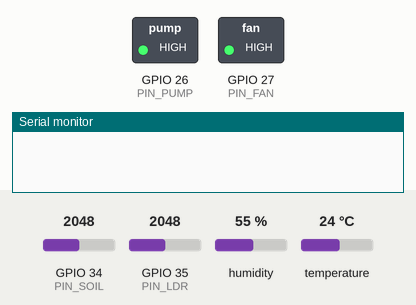
Recording of a sketch running on a simulated ESP32. Shown: switched loads named in the sketch (green lamp = pin HIGH), the last lines printed to the serial monitor. The test bench sets the inputs (shaded band); at power-on: temperature 24 °C, GPIO 34 (PIN_SOIL) = 2048, GPIO 35 (PIN_LDR) = 2048, humidity 55 %. WiFi joins after 1.5 s; servers stay silent unless stated; no MQTT or app messages arrive unless stated.

Above: at 2.7 s.
2.8 s: temperature set to 29.5 °C
4.9 s: temperature set to 30.6 °C
At 6.3 s:
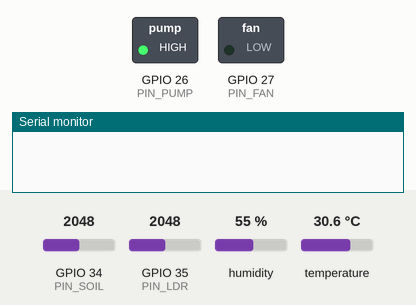
7.4 s: GPIO 34 (PIN_SOIL) set to 2517
11.7 s: GPIO 34 (PIN_SOIL) set to 2604
At 12.4 s:
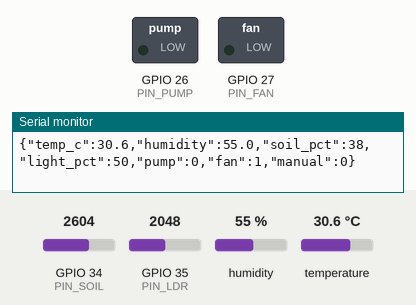
13.3 s: temperature set to 27.5 °C
15.7 s: temperature set to 26.6 °C
At 17.5 s:
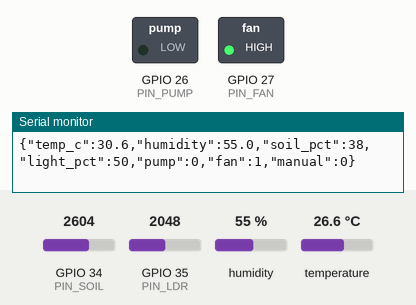
Timing chart, 0 to 19.0 s (numbered marks = the images above; inputs shaded):
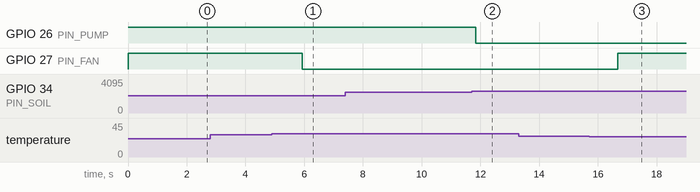

The sketch:

smart_greenhouse.ino
```cpp
/*
 * Smart Greenhouse - ESP32 firmware
 * Reads air temperature/humidity (DHT22), soil moisture and light, then drives
 * an irrigation pump and a ventilation fan with hysteresis so relays do not
 * chatter. Publishes readings over MQTT and accepts manual override commands.
 *
 * Libraries: DHT sensor library (Adafruit), PubSubClient (Nick O'Leary)
 */
#include <WiFi.h>
#include <PubSubClient.h>
#include <DHT.h>

// ---------- Configuration ----------
const char* WIFI_SSID   = "YOUR_WIFI";
const char* WIFI_PASS   = "YOUR_PASSWORD";
const char* MQTT_HOST   = "broker.local";
const uint16_t MQTT_PORT = 1883;
const char* TOPIC_BASE  = "greenhouse/1";

const uint8_t PIN_DHT   = 4;
const uint8_t PIN_SOIL  = 34;   // analog, capacitive soil sensor
const uint8_t PIN_LDR   = 35;   // analog, LDR voltage divider
const uint8_t PIN_PUMP  = 26;   // relay, active LOW
const uint8_t PIN_FAN   = 27;   // relay, active LOW

// Soil sensor calibration (raw ADC): measure in dry air and in water.
const int SOIL_DRY = 3200, SOIL_WET = 1400;

// Control thresholds
const float SOIL_PUMP_ON_PCT  = 35, SOIL_PUMP_OFF_PCT = 55;
const float TEMP_FAN_ON_C     = 30, TEMP_FAN_OFF_C     = 27;
const unsigned long PUMP_MAX_MS = 60000;      // safety cut-off per cycle
const unsigned long PUMP_REST_MS = 300000;    // minimum rest after a cycle
const unsigned long PUBLISH_MS = 10000;

DHT dht(PIN_DHT, DHT22);
WiFiClient net;
PubSubClient mqtt(net);

bool pumpOn = false, fanOn = false;
bool manualMode = false;
unsigned long pumpStarted = 0, pumpStopped = 0, lastPublish = 0;

float soilPercent(int raw) {
  float pct = 100.0f * (SOIL_DRY - raw) / (SOIL_DRY - SOIL_WET);
  return constrain(pct, 0.0f, 100.0f);
}

int readAveraged(uint8_t pin, int samples = 16) {
  long sum = 0;
  for (int i = 0; i < samples; i++) { sum += analogRead(pin); delay(2); }
  return sum / samples;
}

void setPump(bool on) {
  if (on == pumpOn) return;
  pumpOn = on;
  digitalWrite(PIN_PUMP, on ? LOW : HIGH);
  (on ? pumpStarted : pumpStopped) = millis();
}

void setFan(bool on) {
  fanOn = on;
  digitalWrite(PIN_FAN, on ? LOW : HIGH);
}

void onMessage(char* topic, byte* payload, unsigned int len) {
  String t = topic, msg;
  for (unsigned int i = 0; i < len; i++) msg += (char)payload[i];
  msg.toLowerCase();
  if (t.endsWith("/cmd/mode"))      manualMode = (msg == "manual");
  else if (manualMode && t.endsWith("/cmd/pump")) setPump(msg == "on");
  else if (manualMode && t.endsWith("/cmd/fan"))  setFan(msg == "on");
}

void connectNetwork() {
  if (WiFi.status() != WL_CONNECTED) {
    WiFi.begin(WIFI_SSID, WIFI_PASS);
    unsigned long t0 = millis();
    while (WiFi.status() != WL_CONNECTED && millis() - t0 < 15000) delay(250);
  }
  if (WiFi.status() == WL_CONNECTED && !mqtt.connected()) {
    if (mqtt.connect("esp32-greenhouse-1")) {
      mqtt.subscribe((String(TOPIC_BASE) + "/cmd/#").c_str());
    }
  }
}

void control(float tempC, float soilPct) {
  if (manualMode) return;
  // Fan: hysteresis on air temperature
  if (!fanOn && tempC >= TEMP_FAN_ON_C) setFan(true);
  else if (fanOn && tempC <= TEMP_FAN_OFF_C) setFan(false);

  // Pump: hysteresis on soil moisture, with max run time and rest period
  unsigned long now = millis();
  if (!pumpOn && soilPct <= SOIL_PUMP_ON_PCT &&
      (pumpStopped == 0 || now - pumpStopped >= PUMP_REST_MS)) setPump(true);
  else if (pumpOn && (soilPct >= SOIL_PUMP_OFF_PCT || now - pumpStarted >= PUMP_MAX_MS)) setPump(false);
}

void setup() {
  Serial.begin(115200);
  pinMode(PIN_PUMP, OUTPUT); pinMode(PIN_FAN, OUTPUT);
  digitalWrite(PIN_PUMP, HIGH); digitalWrite(PIN_FAN, HIGH);
  dht.begin();
  mqtt.setServer(MQTT_HOST, MQTT_PORT);
  mqtt.setCallback(onMessage);
  connectNetwork();
}

void loop() {
  connectNetwork();
  mqtt.loop();

  float t = dht.readTemperature(), h = dht.readHumidity();
  float soil = soilPercent(readAveraged(PIN_SOIL));
  float light = 100.0f * readAveraged(PIN_LDR) / 4095.0f;

  if (!isnan(t)) control(t, soil);
  else setPump(false);  // fail safe: never irrigate blind on a bad temp read

  if (millis() - lastPublish >= PUBLISH_MS && mqtt.connected()) {
    lastPublish = millis();
    char buf[160];
    snprintf(buf, sizeof(buf),
      "{\"temp_c\":%.1f,\"humidity\":%.1f,\"soil_pct\":%.0f,\"light_pct\":%.0f,"
      "\"pump\":%d,\"fan\":%d,\"manual\":%d}",
      t, h, soil, light, pumpOn, fanOn, manualMode);
    mqtt.publish((String(TOPIC_BASE) + "/state").c_str(), buf);
    Serial.println(buf);
  }
  delay(200);
}
```

Measured:
- the behaviour switches between 29.9 and 30 °C on temperature (found by bisection; images 0 and 1)
- the behaviour switches between 2569 and 2570 on GPIO 34 (PIN_SOIL) (found by bisection; images 1 and 2)
- the behaviour switches between 27.1 and 27 °C on temperature (found by bisection; images 2 and 3)
- after the input at 2.8 s, every drawn part: stays the same
- after the input at 4.9 s, GPIO 27 (PIN_FAN): HIGH → LOW after 1.0 s
- after the input at 11.7 s, GPIO 26 (PIN_PUMP): HIGH → LOW after 0.13 s
- after the input at 13.3 s, every drawn part: stays the same
- after the input at 15.7 s, GPIO 27 (PIN_FAN): LOW → HIGH after 0.97 s
